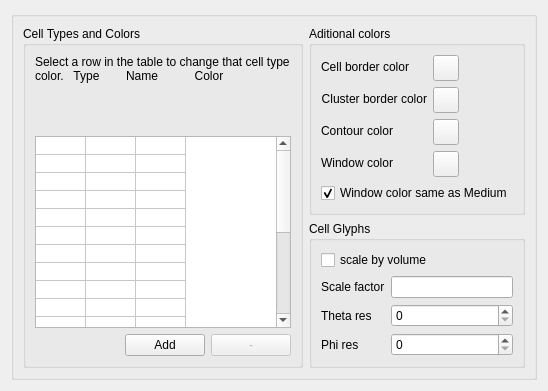
     <widget class="QWidget" name="tab_cell_type">
      <attribute name="title">
       <string>Cells/Colors</string>
      </attribute>
      <layout class="QHBoxLayout" name="horizontalLayout_24">
       <item>
        <widget class="QGroupBox" name="groupBox_13">
         <property name="title">
          <string/>
         </property>
         <layout class="QHBoxLayout" name="horizontalLayout_13">
          <item>
           <widget class="QGroupBox" name="groupBox_14">
            <property name="title">
             <string>Cell Types and Colors</string>
            </property>
            <layout class="QVBoxLayout" name="verticalLayout_16">
             <item>
              <widget class="QLabel" name="selectCellColorLabel">
               <property name="text">
                <string>Select a row in the table to change that cell type color.   Type        Name           Color</string>
               </property>
               <property name="textFormat">
                <enum>Qt::PlainText</enum>
               </property>
               <property name="alignment">
                <set>Qt::AlignLeading|Qt::AlignLeft|Qt::AlignTop</set>
               </property>
               <property name="wordWrap">
                <bool>true</bool>
               </property>
               <property name="textInteractionFlags">
                <set>Qt::NoTextInteraction</set>
               </property>
              </widget>
             </item>
             <item>
              <widget class="QTableWidget" name="typeColorTable">
               <property name="enabled">
                <bool>true</bool>
               </property>
               <property name="sizePolicy">
                <sizepolicy hsizetype="MinimumExpanding" vsizetype="Fixed">
                 <horstretch>0</horstretch>
                 <verstretch>0</verstretch>
                </sizepolicy>
               </property>
               <property name="minimumSize">
                <size>
                 <width>200</width>
                 <height>0</height>
                </size>
               </property>
               <property name="horizontalScrollBarPolicy">
                <enum>Qt::ScrollBarAlwaysOff</enum>
               </property>
               <property name="editTriggers">
                <set>QAbstractItemView::NoEditTriggers</set>
               </property>
               <property name="selectionMode">
                <enum>QAbstractItemView::SingleSelection</enum>
               </property>
               <property name="iconSize">
                <size>
                 <width>0</width>
                 <height>0</height>
                </size>
               </property>
               <property name="showGrid">
                <bool>true</bool>
               </property>
               <property name="wordWrap">
                <bool>false</bool>
               </property>
               <property name="cornerButtonEnabled">
                <bool>false</bool>
               </property>
               <property name="rowCount">
                <number>20</number>
               </property>
               <property name="columnCount">
                <number>3</number>
               </property>
               <attribute name="horizontalHeaderVisible">
                <bool>false</bool>
               </attribute>
               <attribute name="horizontalHeaderCascadingSectionResizes">
                <bool>true</bool>
               </attribute>
               <attribute name="horizontalHeaderDefaultSectionSize">
                <number>50</number>
               </attribute>
               <attribute name="horizontalHeaderHighlightSections">
                <bool>false</bool>
               </attribute>
               <attribute name="verticalHeaderVisible">
                <bool>false</bool>
               </attribute>
               <attribute name="verticalHeaderDefaultSectionSize">
                <number>18</number>
               </attribute>
               <attribute name="verticalHeaderHighlightSections">
                <bool>false</bool>
               </attribute>
               <attribute name="verticalHeaderMinimumSectionSize">
                <number>11</number>
               </attribute>
               <attribute name="verticalHeaderShowSortIndicator" stdset="0">
                <bool>true</bool>
               </attribute>
               <attribute name="verticalHeaderStretchLastSection">
                <bool>false</bool>
               </attribute>
               <row/>
               <row/>
               <row/>
               <row/>
               <row/>
               <row/>
               <row/>
               <row/>
               <row/>
               <row/>
               <row/>
               <row/>
               <row/>
               <row/>
               <row/>
               <row/>
               <row/>
               <row/>
               <row/>
               <row/>
               <column/>
               <column/>
               <column/>
               <item row="0" column="1">
                <property name="text">
                 <string/>
                </property>
               </item>
              </widget>
             </item>
             <item>
              <layout class="QHBoxLayout" name="horizontalLayout_11">
               <item>
                <spacer name="horizontalSpacer_16">
                 <property name="orientation">
                  <enum>Qt::Horizontal</enum>
                 </property>
                 <property name="sizeHint" stdset="0">
                  <size>
                   <width>40</width>
                   <height>20</height>
                  </size>
                 </property>
                </spacer>
               </item>
               <item>
                <widget class="QPushButton" name="addCellTypeButton">
                 <property name="enabled">
                  <bool>true</bool>
                 </property>
                 <property name="text">
                  <string>Add</string>
                 </property>
                 <property name="autoDefault">
                  <bool>false</bool>
                 </property>
                 <property name="default">
                  <bool>false</bool>
                 </property>
                </widget>
               </item>
               <item>
                <widget class="QPushButton" name="deleteCellTypeButton">
                 <property name="enabled">
                  <bool>false</bool>
                 </property>
                 <property name="text">
                  <string>-</string>
                 </property>
                 <property name="autoDefault">
                  <bool>false</bool>
                 </property>
                </widget>
               </item>
              </layout>
             </item>
            </layout>
           </widget>
          </item>
          <item>
           <layout class="QVBoxLayout" name="verticalLayout_17">
            <item>
             <widget class="QGroupBox" name="groupBox_11">
              <property name="title">
               <string>Aditional colors</string>
              </property>
              <layout class="QVBoxLayout" name="verticalLayout_6">
               <item>
                <layout class="QVBoxLayout" name="verticalLayout_5">
                 <item>
                  <layout class="QFormLayout" name="formLayout">
                   <item row="0" column="0">
                    <widget class="QLabel" name="borderColorLabel">
                     <property name="text">
                      <string>Cell border color</string>
                     </property>
                     <property name="alignment">
                      <set>Qt::AlignRight|Qt::AlignTrailing|Qt::AlignVCenter</set>
                     </property>
                    </widget>
                   </item>
                   <item row="0" column="1">
                    <widget class="QToolButton" name="cellBorderColorButton">
                     <property name="minimumSize">
                      <size>
                       <width>26</width>
                       <height>26</height>
                      </size>
                     </property>
                     <property name="maximumSize">
                      <size>
                       <width>26</width>
                       <height>26</height>
                      </size>
                     </property>
                     <property name="text">
                      <string/>
                     </property>
                    </widget>
                   </item>
                   <item row="1" column="0">
                    <widget class="QLabel" name="clusterBorderColorLabel">
                     <property name="text">
                      <string>Cluster border color</string>
                     </property>
                     <property name="alignment">
                      <set>Qt::AlignRight|Qt::AlignTrailing|Qt::AlignVCenter</set>
                     </property>
                    </widget>
                   </item>
                   <item row="1" column="1">
                    <widget class="QToolButton" name="clusterBorderColorButton">
                     <property name="minimumSize">
                      <size>
                       <width>26</width>
                       <height>26</height>
                      </size>
                     </property>
                     <property name="maximumSize">
                      <size>
                       <width>26</width>
                       <height>26</height>
                      </size>
                     </property>
                     <property name="text">
                      <string/>
                     </property>
                    </widget>
                   </item>
                   <item row="2" column="0">
                    <widget class="QLabel" name="contourColorLabel">
                     <property name="text">
                      <string>Contour color</string>
                     </property>
                     <property name="alignment">
                      <set>Qt::AlignRight|Qt::AlignTrailing|Qt::AlignVCenter</set>
                     </property>
                    </widget>
                   </item>
                   <item row="2" column="1">
                    <widget class="QToolButton" name="contourColorButton">
                     <property name="minimumSize">
                      <size>
                       <width>26</width>
                       <height>26</height>
                      </size>
                     </property>
                     <property name="maximumSize">
                      <size>
                       <width>26</width>
                       <height>26</height>
                      </size>
                     </property>
                     <property name="text">
                      <string/>
                     </property>
                    </widget>
                   </item>
                   <item row="3" column="0">
                    <widget class="QLabel" name="windowColorLabel">
                     <property name="text">
                      <string>Window color</string>
                     </property>
                     <property name="alignment">
                      <set>Qt::AlignRight|Qt::AlignTrailing|Qt::AlignVCenter</set>
                     </property>
                    </widget>
                   </item>
                   <item row="3" column="1">
                    <widget class="QToolButton" name="windowColorButton">
                     <property name="enabled">
                      <bool>true</bool>
                     </property>
                     <property name="minimumSize">
                      <size>
                       <width>26</width>
                       <height>26</height>
                      </size>
                     </property>
                     <property name="maximumSize">
                      <size>
                       <width>26</width>
                       <height>26</height>
                      </size>
                     </property>
                     <property name="text">
                      <string/>
                     </property>
                    </widget>
                   </item>
                  </layout>
                 </item>
                 <item>
                  <widget class="QCheckBox" name="windowColorSameAsMediumCB">
                   <property name="text">
                    <string>Window color same as Medium</string>
                   </property>
                   <property name="checked">
                    <bool>true</bool>
                   </property>
                  </widget>
                 </item>
                </layout>
               </item>
              </layout>
             </widget>
            </item>
            <item>
             <widget class="QGroupBox" name="groupBox_4">
              <property name="title">
               <string>Cell Glyphs</string>
              </property>
              <layout class="QVBoxLayout" name="verticalLayout_12">
               <item>
                <layout class="QVBoxLayout" name="verticalLayout_11">
                 <item>
                  <widget class="QCheckBox" name="cellGlyphScaleByVolumeCheckBox">
                   <property name="text">
                    <string>scale by volume</string>
                   </property>
                  </widget>
                 </item>
                 <item>
                  <layout class="QGridLayout" name="gridLayout">
                   <item row="0" column="0">
                    <widget class="QLabel" name="label_9">
                     <property name="text">
                      <string>Scale factor</string>
                     </property>
                    </widget>
                   </item>
                   <item row="0" column="1">
                    <widget class="QLineEdit" name="cellGlyphScale"/>
                   </item>
                   <item row="1" column="0">
                    <widget class="QLabel" name="label_10">
                     <property name="text">
                      <string>Theta res</string>
                     </property>
                    </widget>
                   </item>
                   <item row="1" column="1">
                    <widget class="QSpinBox" name="cellGlyphThetaRes"/>
                   </item>
                   <item row="2" column="0">
                    <widget class="QLabel" name="label_11">
                     <property name="text">
                      <string>Phi res</string>
                     </property>
                    </widget>
                   </item>
                   <item row="2" column="1">
                    <widget class="QSpinBox" name="cellGlyphPhiRes"/>
                   </item>
                  </layout>
                 </item>
                </layout>
               </item>
              </layout>
             </widget>
            </item>
           </layout>
          </item>
         </layout>
        </widget>
       </item>
      </layout>
     </widget>
